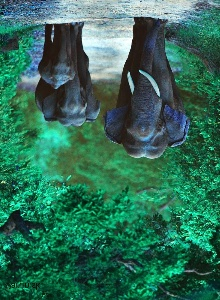
#> input picture day-63-2026Feb25-dl-opencv/25th - Color detection, Ocr Model/Gen Ai through computre vision/new generate image.jpg, 220 x 300 px, given in place of the camera
$ python green-color-detection.py
#> lines starting #> are read from the running program, lines starting #| are printed output that depends on the picture; after the words box and inside, x2 and y2 are one past the last pixel; in counts of white or black regions, pixels touching at a corner belong together
# Only Green color detection
import cv2
import numpy as np
cap = cv2.VideoCapture(0)
while True:
    _, frame = cap.read()
#> frame is the input picture: shape (300, 220, 3); mean B, G, R 87.8, 109.4, 48.1
    hsv_frame = cv2.cvtColor(frame, cv2.COLOR_BGR2HSV)
#> hsv_frame: shape (300, 220, 3); mean H, S, V 79.3, 152.8, 112.7
    # Green color
    low_green = np.array([35, 43, 46]) # lowest hue would be - 161,155,84( how do i found this i tested before and found this)
    high_green = np.array([80, 255, 255])
    #mask = cv2.inRange(hsv_frame, low_green, high_green)

    green_mask = cv2.inRange(hsv_frame, low_green, high_green) #we create maskk on hsv frame and then low red or high red
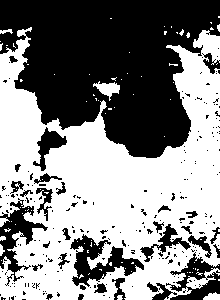
#> green_mask: shape (300, 220); 53.1% white; 231 black regions (199 under 20 px), largest, box (x1, y1, x2, y2) and area: (0, 0, 220, 158) 23240, (70, 234, 144, 287) 1580, (0, 198, 48, 286) 1325
    green = cv2.bitwise_and(frame, frame, mask=green_mask)
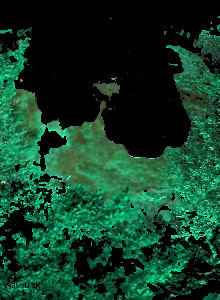
#> green: shape (300, 220, 3); mean B, G, R 39.2, 60.4, 15.1
    cv2.imshow("Frame", frame)
    cv2.imshow('Green mask', green_mask)
    cv2.imshow('Green', green)

    key = cv2.waitKey(1)
#> (key Esc is pressed here)
    if key ==27:
        break
